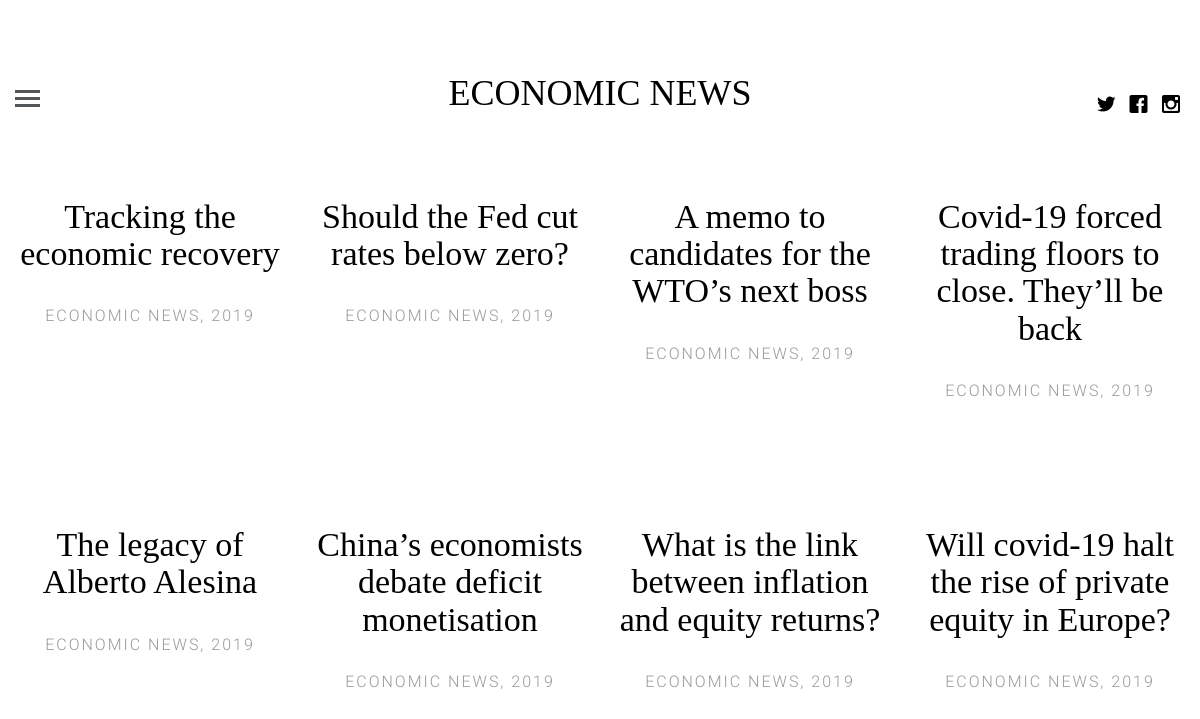
The app's page /market.html/ with its own data.
### news/models.py (models this page shows, shortened)
class MarketHeadline(models.Model):
	title = models.CharField(max_length=200)
	url = models.TextField()

### news/views.py (the view)
# urls.py: path('market.html/', market_news_list, name="market"),
def market_news_list(request):
	headlines = MarketHeadline.objects.all()[::-1]
	context = {
		'object_list':headlines,
	}
	return render(request, "market.html", context)

### news/templates/market.html (shortened to what this page needs)
{% load static %}
<!DOCTYPE html>
 <html class="no-js">
	<head>
	<link rel="stylesheet" href="{% static 'css/animate.css' %}">
	<link rel="stylesheet" href="{% static 'css/icomoon.css' %}">
	<link rel="stylesheet" href="{% static 'css/bootstrap.css' %}">
	<link rel="stylesheet" href="{% static 'css/style.css' %}">
	</head>
	<body>
	<header id="fh5co-header">
		<div class="container-fluid">
			<div class="row">
				<a href="#" class="js-fh5co-nav-toggle fh5co-nav-toggle"><i></i></a>
				<ul class="fh5co-social">
					<li><a href="#"><i class="icon-twitter"></i></a></li>
					<li><a href="#"><i class="icon-facebook"></i></a></li>
					<li><a href="#"><i class="icon-instagram"></i></a></li>
				</ul>
				<div class="col-lg-12 col-md-12 text-center">
					<h1 id="fh5co-logo"><a href="{% url 'marketscrape' %}">ECONOMIC NEWS</a></h1>
				</div>
			</div>
		</div>
	</header>
	<div class="container-fluid">
		<div class="row fh5co-post-entry">
		{% for object in object_list %}
			<article class="col-lg-3 col-md-3 col-sm-3 col-xs-6 col-xxs-12 animate-box">
				<h2 class="fh5co-article-title"><a href="{{object.url}}">{{object.title}}</a></h2>
				<span class="fh5co-meta fh5co-date">Economic News, 2019</span>
			</article>
			{% endfor %}
		</div>
	</div>
	</body>
</html>

### static/css/icomoon.css (style rules this page uses)
[class^="icon-"], [class*=" icon-"] { font-family: 'icomoon' !important; speak: none; font-style: normal; font-weight: normal; font-variant: normal; text-transform: none; line-height: 1; -webkit-font-smoothing: antialiased; -moz-osx-font-smoothing: grayscale; }
.icon-facebook:before { content: "\ea67"; }
.icon-instagram:before { content: "\ea6f"; }
.icon-twitter:before { content: "\ea7c"; }

### static/css/style.css (style rules this page uses)
html { background: #fff; }
body { font-family: "Roboto", arial, sans-serif; font-size: 18px; font-weight: 300; line-height: 1.8; color: #222; background: #fff; }
a { color: #f7c873; -webkit-transition: 0.5s; -o-transition: 0.5s; transition: 0.5s; }
h1, h2, h3, h4, h5, h6 { font-family: "Playfair Display", times, serif; color: #000; }
#fh5co-header { padding: 3em 3em; float: left; width: 100%; }
@media screen and (max-width: 1200px) { #fh5co-header { padding-left: 15px; padding-right: 15px; } }
#fh5co-header .fh5co-nav-toggle { position: absolute; top: 4.2em; left: 3em; z-index: 99; }
@media screen and (max-width: 1200px) { #fh5co-header .fh5co-nav-toggle { top: 4em; left: 15px; } }
#fh5co-header .fh5co-social { position: absolute !important; right: 3em !important; top: 3.2em; z-index: 99; -webkit-transition: 0.5s; -o-transition: 0.5s; transition: 0.5s; }
@media screen and (max-width: 1200px) { #fh5co-header .fh5co-social { right: 15px !important; top: 3.2em; } }
#fh5co-header #fh5co-logo { text-align: center; }
#fh5co-header #fh5co-logo a { color: #000; }
.fh5co-post-entry article { text-align: center; float: left; margin-bottom: 110px; padding-left: 3em; padding-right: 3em; }
@media screen and (max-width: 1200px) { .fh5co-post-entry article { margin-bottom: 80px; padding-left: 15px; padding-right: 15px; } }
.fh5co-post-entry article h2 { font-family: "Playfair Display", times, serif; font-size: 34px; color: #000; margin-bottom: 30px; }
.fh5co-post-entry article h2 a { color: #000; }
.fh5co-post-entry article .fh5co-meta { font-size: 16px; font-family: "Roboto", arial, sans-serif; color: #999999; margin-bottom: 20px; display: block; }
.fh5co-post-entry article .fh5co-meta.fh5co-date { text-transform: uppercase; letter-spacing: 2px; }
.fh5co-social { padding: 0; margin: 30px 0 0 0; position: relative; }
.fh5co-social li { padding: 0; margin: 0; list-style: none; display: inline; }
.fh5co-social li a { font-size: 20px; padding: 4px; color: #000; }
.js .to-animate, .js .to-animate-2, .js .animate-box { opacity: 0; }
.fh5co-nav-toggle { width: 25px; height: 25px; cursor: pointer; text-decoration: none; }
.fh5co-nav-toggle i { position: relative; display: -moz-inline-stack; display: inline-block; zoom: 1; *display: inline; width: 25px; height: 3px; color: #535659; font: bold 14px/.4 Helvetica; text-transform: uppercase; text-indent: -55px; background: #535659; transition: all .2s ease-out; }
.fh5co-nav-toggle i::before, .fh5co-nav-toggle i::after { content: ''; width: 25px; height: 3px; background: #535659; position: absolute; left: 0; -webkit-transition: 0.2s; -o-transition: 0.2s; transition: 0.2s; }
.fh5co-nav-toggle i::before { top: -7px; }
.fh5co-nav-toggle i::after { bottom: -7px; }
.fh5co-nav-toggle { position: absolute; top: 18px; left: 0; z-index: 21; padding: 6px 0 0 0; display: block; margin: 0 auto; display: block; height: 44px; width: 25px; border-bottom: none !important; }

### records on screen
MarketHeadline: title "Tracking the economic recovery"
MarketHeadline: title "Should the Fed cut rates below zero?"
MarketHeadline: title "A memo to candidates for the WTO’s next boss"
MarketHeadline: title "Covid-19 forced trading floors to close. They’ll be back"
MarketHeadline: title "The legacy of Alberto Alesina"
MarketHeadline: title "China’s economists debate deficit monetisation"
MarketHeadline: title "What is the link between inflation and equity returns?"
MarketHeadline: title "Will covid-19 halt the rise of private equity in Europe?"
